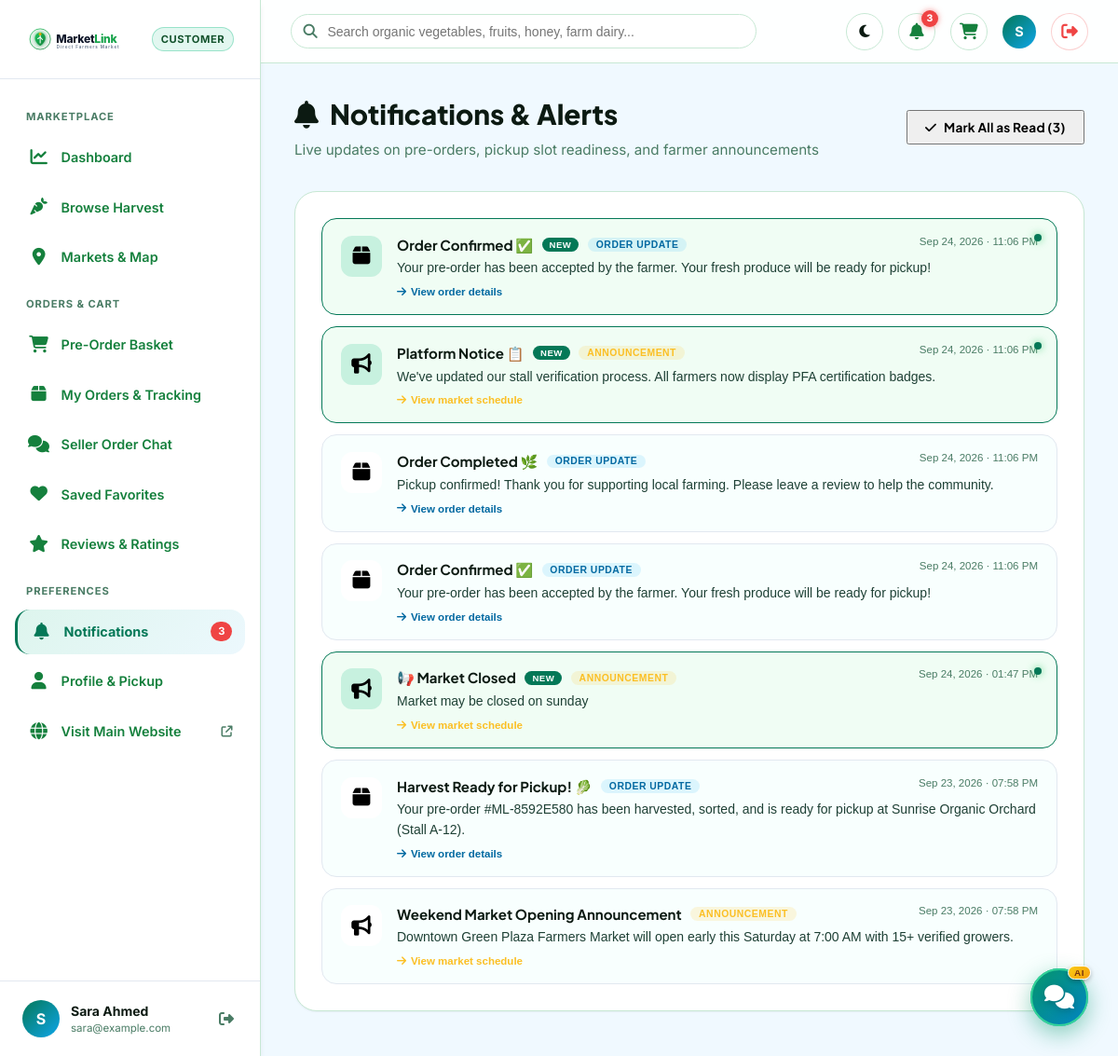
/customer/notifications.php (signed in), run on the app's committed database.
### tables this page shows
CREATE TABLE `customer_profiles` (
  `customer_id` int(11) NOT NULL,
  `full_name` varchar(100) NOT NULL,
  `default_address` text DEFAULT NULL,
  `saved_latitude` decimal(10,8) DEFAULT NULL,
  `saved_longitude` decimal(11,8) DEFAULT NULL,
  `created_at` datetime DEFAULT current_timestamp()
);

CREATE TABLE `users` (
  `user_id` int(11) NOT NULL,
  `username` varchar(50) NOT NULL,
  `email` varchar(100) NOT NULL,
  `password_hash` varchar(255) NOT NULL,
  `role` enum('admin','farmer','customer') NOT NULL,
  `status` enum('active','suspended','inactive') DEFAULT 'active',
  `phone_number` varchar(20) DEFAULT NULL,
  `profile_image` varchar(255) DEFAULT NULL,
  `created_at` datetime DEFAULT current_timestamp(),
  `updated_at` datetime DEFAULT current_timestamp() ON UPDATE current_timestamp()
);

CREATE TABLE `notifications` (
  `notification_id` int(11) NOT NULL,
  `user_id` int(11) NOT NULL,
  `title` varchar(100) NOT NULL,
  `message` text NOT NULL,
  `notification_type` enum('order_status','restock_alert','announcement','system') DEFAULT 'system',
  `is_read` tinyint(1) DEFAULT 0,
  `created_at` datetime DEFAULT current_timestamp()
);

### customer/notifications.php (the view, shortened to what the rows shown need)
<?php
require_once __DIR__ . '/includes/customer_header.php';
$notifStmt = $pdo->prepare("SELECT * FROM notifications WHERE user_id = :uid ORDER BY created_at DESC");
$notifStmt->execute([':uid' => $currentUserId]);
$notifications = $notifStmt->fetchAll();
function buildNotifLink(array $n): string {
    $type    = $n['notification_type'] ?? 'system';
    $message = $n['message'] ?? '';
    switch ($type) {
        case 'order_status':
            $isActive = stripos($message, 'placed') !== false
                     || stripos($message, 'accepted') !== false
                     || stripos($message, 'ready') !== false;
            return $isActive ? "/customer/orders.php?status=active" : "/customer/orders.php";
        case 'announcement':
            return "/customer/markets.php";
    }
}
?>
<div class="page-header-row">
  <div>
    <h1 class="page-heading">
      <span><i class="fa-solid fa-bell" aria-hidden="true"></i></span> Notifications &amp; Alerts
    </h1>
  </div>
</div>
<div class="portal-card">
  <?php if (!empty($notifications)): ?>
    <div style="display:flex; flex-direction:column; gap:0.75rem;">
      <?php foreach ($notifications as $n):
        $type     = $n['notification_type'];
        $isUnread = !$n['is_read'];
        $icon = match($type) {
          'order_status'  => '<i class="fa-solid fa-box" aria-hidden="true"></i>',
          'restock_alert' => '<i class="fa-solid fa-carrot" aria-hidden="true"></i>',
          'announcement'  => '<i class="fa-solid fa-bullhorn" aria-hidden="true"></i>',
          default         => '<i class="fa-solid fa-seedling" aria-hidden="true"></i>'
        };
        $typeLabel = match($type) {
          'order_status'  => 'Order Update',
          'restock_alert' => 'Restock Alert',
          'announcement'  => 'Announcement',
          default         => 'System'
        };
        $typeBg = match($type) {
          'order_status'  => 'rgba(56,189,248,0.15)',
          'restock_alert' => 'rgba(34,197,94,0.15)',
          'announcement'  => 'rgba(251,191,36,0.15)',
          default         => 'rgba(148,163,184,0.15)'
        };
        $typeColor = match($type) {
          'order_status'  => 'var(--sky-400)',
          'restock_alert' => 'var(--emerald-400)',
          'announcement'  => '#fbbf24',
          default         => 'var(--text-muted)'
        };
      ?>
        <form method="POST" action="<?= BASE_URL ?>/customer/notifications.php" style="margin:0;">
          <button type="submit" style="width:100%; background:none; border:none; padding:0; cursor:pointer; text-align:left;">
            <div style="background: <?= $isUnread ? 'var(--bg-surface-elevated)' : 'var(--bg-secondary)' ?>;
                        border: 1px solid <?= $isUnread ? 'var(--emerald-500)' : 'var(--border-subtle)' ?>;
                        border-radius: var(--radius-lg);
                        padding: 1.1rem 1.25rem;
                        display: flex;
                        gap: 1rem;
                        align-items: flex-start;
                        transition: all 0.18s;
                        position: relative;"
                 onmouseover="this.style.transform='translateY(-1px)'; this.style.boxShadow='0 4px 16px rgba(0,0,0,0.18)'"
                 onmouseout="this.style.transform=''; this.style.boxShadow=''">
              <div style="width:44px; height:44px; border-radius:var(--radius-md);
                          background: <?= $isUnread ? 'rgba(16,185,129,0.18)' : 'var(--bg-surface)' ?>;
                          display:flex; align-items:center; justify-content:center;
                          font-size:1.35rem; flex-shrink:0;">
                <?= $icon ?>
              </div>
              <div style="flex:1; min-width:0;">
                <div style="display:flex; justify-content:space-between; align-items:flex-start; margin-bottom:0.3rem; flex-wrap:wrap; gap:0.5rem;">
                  <div style="display:flex; align-items:center; gap:0.6rem; flex-wrap:wrap;">
                    <h4 style="font-family:var(--font-heading); font-size:0.9375rem; font-weight:700; color:var(--text-primary); margin:0;">
                      <?= htmlspecialchars($n['title']) ?>
                    </h4>
                    <?php if ($isUnread): ?>
                      <span style="background:var(--emerald-500); color:#fff; font-size:0.6rem; font-weight:800; padding:0.12rem 0.5rem; border-radius:var(--radius-full); text-transform:uppercase; letter-spacing:0.05em;">
                        New
                      </span>
                    <?php endif; ?>
                    <span style="background: <?= $typeBg ?>; color: <?= $typeColor ?>; font-size:0.65rem; font-weight:700; padding:0.12rem 0.55rem; border-radius:var(--radius-full); text-transform:uppercase; letter-spacing:0.05em;">
                      <?= $typeLabel ?>
                    </span>
                  </div>
                  <span style="font-size:0.72rem; color:var(--text-muted); white-space:nowrap;">
                    <?= date('M d, Y · h:i A', strtotime($n['created_at'])) ?>
                  </span>
                </div>
                <p style="font-size:0.875rem; color:var(--text-secondary); line-height:1.55; margin:0 0 0.5rem;">
                  <?= htmlspecialchars($n['message']) ?>
                </p>
                <div style="font-size:0.72rem; color: <?= $typeColor ?>; font-weight:600; display:flex; align-items:center; gap:0.3rem;">
                  <span><i class="fa-solid fa-arrow-right" aria-hidden="true"></i></span>
                  <?= match($type) {
                    'order_status'  => 'View order details',
                    'restock_alert' => 'Browse available produce',
                    'announcement'  => 'View market schedule',
                    default         => 'Go to dashboard'
                  } ?>
                </div>
              </div>
              <?php if ($isUnread): ?>
                <div style="position:absolute; top:1rem; right:1rem; width:8px; height:8px; border-radius:50%; background:var(--emerald-500); box-shadow:0 0 8px rgba(34,197,94,0.7); flex-shrink:0;"></div>
              <?php endif; ?>
            </div>
          </button>
        </form>
      <?php endforeach; ?>
    </div>
  <?php endif; ?>
</div>
<?php require_once __DIR__ . '/includes/customer_footer.php'; ?>

### customer/includes/customer_header.php (shortened to what the rows shown need)
<?php
$pdo = getDBConnection();
$currentUserId = $_SESSION['user_id'];
$stmt = $pdo->prepare("SELECT u.user_id, u.username, u.email, u.phone_number, cp.full_name, cp.default_address
                       FROM users u
                       LEFT JOIN customer_profiles cp ON u.user_id = cp.customer_id
                       WHERE u.user_id = :uid LIMIT 1");
$stmt->execute([':uid' => $currentUserId]);
$customerUser = $stmt->fetch();
$displayName = !empty($customerUser['full_name']) ? $customerUser['full_name'] : $customerUser['username'];
?>
<!DOCTYPE html>
<html lang="en">
<head>
  <link rel="stylesheet" href="https://cdnjs.cloudflare.com/ajax/libs/font-awesome/6.7.2/css/all.min.css">
  <link rel="stylesheet" href="<?= BASE_URL ?>/assets/css/main.css">
  <link rel="stylesheet" href="<?= BASE_URL ?>/assets/css/home.css">
  <link rel="stylesheet" href="<?= BASE_URL ?>/assets/css/customer.css">
  <link rel="stylesheet" href="<?= BASE_URL ?>/assets/css/responsive.css">
  <link rel="stylesheet" href="<?= BASE_URL ?>/assets/css/ai-assistant.css">
  <link rel="stylesheet" href="https://unpkg.com/leaflet@1.9.4/dist/leaflet.css"/>
</head>
<body>
<div class="customer-layout">
  <?php require_once __DIR__ . '/customer_sidebar.php'; ?>
  <div class="customer-main">
    <header class="customer-topbar">
      <div class="topbar-right">
        <a href="<?= BASE_URL ?>/customer/profile.php" style="text-decoration:none; display:flex; align-items:center; gap:0.65rem;">
          <div class="sidebar-user-avatar" style="width:36px; height:36px; font-size:0.9rem;">
            <?= strtoupper(substr($displayName, 0, 1)) ?>
          </div>
        </a>
      </div>
    </header>
    <main class="customer-content">

### customer/includes/customer_sidebar.php (shortened to what the rows shown need)
<aside class="customer-sidebar">
  <div class="sidebar-footer">
    <div class="sidebar-user-card">
      <div class="sidebar-user-avatar">
        <?= strtoupper(substr($displayName, 0, 1)) ?>
      </div>
      <div class="sidebar-user-details">
        <div class="sidebar-user-name" title="<?= htmlspecialchars($displayName) ?>"><?= htmlspecialchars($displayName) ?></div>
        <div class="sidebar-user-role"><?= htmlspecialchars($customerUser['email']) ?></div>
      </div>
      <a href="<?= BASE_URL ?>/logout.php" title="Sign Out" style="color:var(--text-muted); display:flex; align-items:center; justify-content:center; text-decoration:none; padding:4px; border-radius:6px; transition:color 0.2s ease;">
        <i class="fa-solid fa-right-from-bracket" aria-hidden="true"></i>
      </a>
    </div>
  </div>
</aside>

### data on the page
customer_profiles: full_name "S", full_name "Sara Ahmed", customer_id.email "sara@example.com"
notifications: title "Order Confirmed ✅", is_read "NEW", notification_type "ORDER UPDATE", created_at "Sep 24, 2026 · 11:06 PM", message "Your pre-order has been accepted by the farmer. Your fresh produce will be ready for pickup!", notification_type "View order details"
notifications: title "Platform Notice 📋", is_read "NEW", notification_type "ANNOUNCEMENT", created_at "Sep 24, 2026 · 11:06 PM", message "We've updated our stall verification process. All farmers now display PFA certification badges.", notification_type "View market schedule"
notifications: title "Order Completed 🌿", notification_type "ORDER UPDATE", created_at "Sep 24, 2026 · 11:06 PM", message "Pickup confirmed! Thank you for supporting local farming. Please leave a review to help the community.", notification_type "View order details"
notifications: title "Order Confirmed ✅", notification_type "ORDER UPDATE", created_at "Sep 24, 2026 · 11:06 PM", message "Your pre-order has been accepted by the farmer. Your fresh produce will be ready for pickup!", notification_type "View order details"
notifications: title "📢 Market Closed", is_read "NEW", notification_type "ANNOUNCEMENT", created_at "Sep 24, 2026 · 01:47 PM", message "Market may be closed on sunday", notification_type "View market schedule"
notifications: title "Harvest Ready for Pickup! 🥬", notification_type "ORDER UPDATE", created_at "Sep 23, 2026 · 07:58 PM", message "Your pre-order #ML-8592E580 has been harvested, sorted, and is ready for pickup at Sunrise Organic Orchard (Stall A-12).", notification_type "View order details"
notifications: title "Weekend Market Opening Announcement", notification_type "ANNOUNCEMENT", created_at "Sep 23, 2026 · 07:58 PM", message "Downtown Green Plaza Farmers Market will open early this Saturday at 7:00 AM with 15+ verified growers.", notification_type "View market schedule"

### other printed values
$unreadNotifsCount "3"
